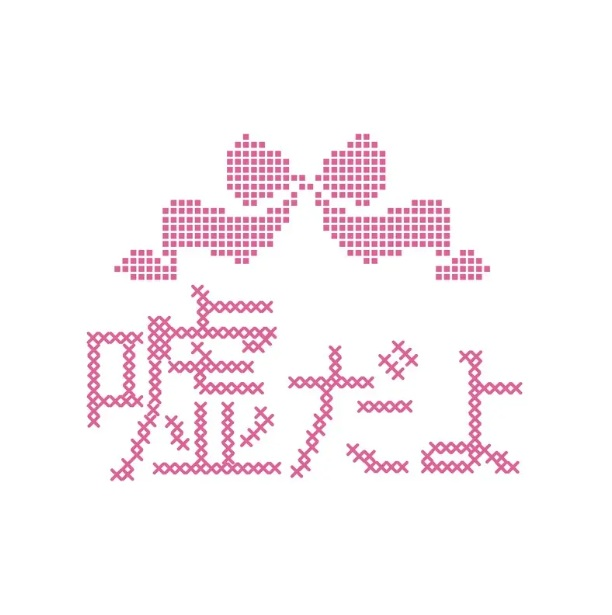
#> input picture assets/img/cd-01.jpg, 612 x 615 px
$ python -i build_images.py   (imports and definitions only)
#> lines starting #> are read from the running program, lines starting #| are printed output that depends on the picture
"""SugarNote グッズ画像の書き出し（共通ヘルパー）。

レシピは別ファイル:
    tools/run_build.py         2026-08「グッズまとめ」（初回。アー写・顔写真もここで作る）
    tools/run_build_online.py  2026-09「オンライン商品写真」（現行の商品画像・ブロマイド掲載画像）

使い方:
    GOODS_SRC=/path/to/素材フォルダ python3 tools/run_build_online.py out
    cp out/*.webp assets/img/goods/

入力: 透過PNG の商品画像 / JPEG の写真
出力: 保存形式は出力ファイル名の拡張子で決まる（.webp / .jpg）。
      商品画像は 1:1 — サイトの .goods-img / .pd-media が aspect-ratio:1 + cover のため。
      例外は group-* / member-*（トップの群像・円形の顔写真）。

提供ZIPのファイル名は Shift-JIS のことがあるため、展開は `ditto -x -k`（macOS）か cp932 で decode する。
"""
from PIL import Image, ImageChops, ImageDraw, ImageFilter, ImageFont, ImageOps
import os, sys

# 素材フォルダ（提供ZIPを展開したパス）。環境変数 GOODS_SRC で差し替え可
SRC = os.environ.get("GOODS_SRC", os.path.join(os.path.dirname(os.path.abspath(__file__)), "src", "グッズまとめ"))
OUT = sys.argv[1] if len(sys.argv) > 1 else "out"
# [1 line not run here, left out]

SIZE = 1080          # 書き出し正方形サイズ
QUALITY = 88

# 背景: ごく淡い縦グラデ + 中央の白いグロー。
# 白基調のアクリル（里莉穂＝White担当）が白背景で消えないよう、下端はしっかり色を残す。
BG_TOP = (255, 253, 254)
BG_BOTTOM = (243, 231, 237)
GLOW_ALPHA = 210


def make_bg(size, top=BG_TOP, bottom=BG_BOTTOM, glow=GLOW_ALPHA):
    base = Image.new("RGB", (size, size))
    d = ImageDraw.Draw(base)
    for y in range(size):
        t = y / (size - 1)
        d.line([(0, y), (size, y)], fill=tuple(round(top[i] + (bottom[i] - top[i]) * t) for i in range(3)))
    # 中央やや上に白いグロー（被写体を浮かせる）
    g = Image.new("L", (size, size), 0)
    gd = ImageDraw.Draw(g)
    r = int(size * 0.40)
    cx, cy = size // 2, int(size * 0.46)
    gd.ellipse([cx - r, cy - r, cx + r, cy + r], fill=glow)
    g = g.filter(ImageFilter.GaussianBlur(size * 0.16))
    base.paste(Image.new("RGB", (size, size), (255, 255, 255)), (0, 0), g)
    return base


def trim(im):
    """透過PNG を中身の外接矩形で切り出す。"""
    im = im.convert("RGBA")
    box = im.split()[-1].getbbox()
    return im.crop(box) if box else im


# [18 lines left out: function cutout_white, not called in this run]


def contact_shadow(canvas, x0, y0, w, h):
    """接地影。アクスタ・Tシャツを板に置いたように見せる。"""
    s = Image.new("L", canvas.size, 0)
    sd = ImageDraw.Draw(s)
    ew, eh = int(w * 0.62), max(10, int(h * 0.045))
    cx, cy = x0 + w // 2, y0 + h - int(eh * 0.35)
    sd.ellipse([cx - ew // 2, cy - eh // 2, cx + ew // 2, cy + eh // 2], fill=70)
    s = s.filter(ImageFilter.GaussianBlur(canvas.size[0] * 0.022))
    canvas.paste(Image.new("RGB", canvas.size, (150, 115, 130)), (0, 0), s)


def place(src_png, out_name, fill=0.80, center_y=0.50, shadow=True, size=SIZE, bg=None):
    """透過PNG を正方形キャンバスに配置して JPEG 書き出し。"""
#> called with src_png = '../assets/img/cd-01.jpg', out_name = 'out.png', fill = 0.8, center_y = 0.5, shadow = True, size = 1080
    art = trim(src_png if isinstance(src_png, Image.Image) else Image.open(src_png))
#> in trim, `box = im.split()[-1].getbbox()`: box = (0, 0, 612, 615)
    canvas = bg.copy() if bg else make_bg(size)
#> in make_bg, `base = Image.new("RGB", (size, size))`: base: PIL image 1080x1080 RGB; every value is 0
#> in make_bg, `g = Image.new("L", (size, size), 0)`: g: PIL image 1080x1080 L; every value is 0
#> in make_bg, `g = g.filter(ImageFilter.GaussianBlur(size * 0.16))`:
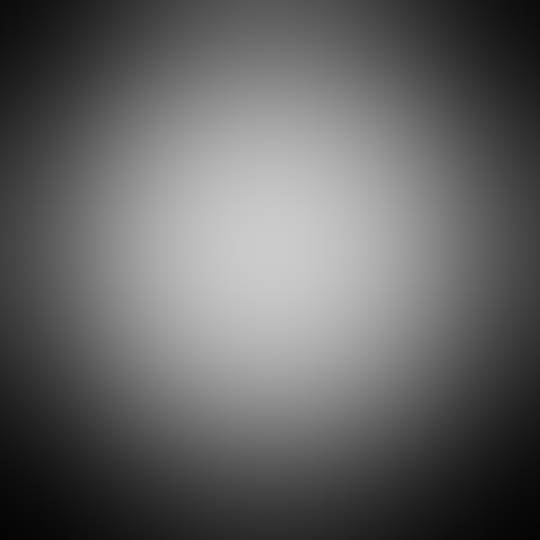
#> g: PIL image 1080x1080 L (shown at 1/2 size); min 4, max 203, mean 99.3
#> in make_bg, `base.paste(Image.new("RGB", (size, size), (255, 255, 255)), (0, 0), g)`:
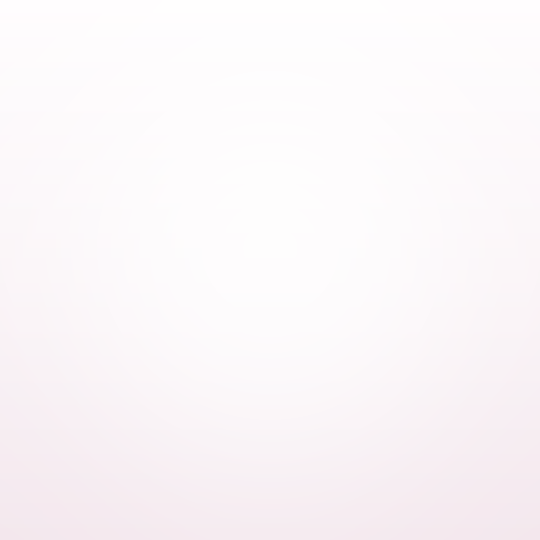
#> base: PIL image 1080x1080 RGB (shown at 1/2 size); mean R, G, B 251.2, 246.8, 249
    limit = size * fill
    scale = min(limit / art.width, limit / art.height)
#> scale = 1.4
    w, h = max(1, round(art.width * scale)), max(1, round(art.height * scale))
#> w = 860; h = 864
    art = art.resize((w, h), Image.LANCZOS)
    x0, y0 = (size - w) // 2, round(size * center_y - h / 2)
#> x0 = 110; y0 = 108
    if shadow:
        contact_shadow(canvas, x0, y0, w, h)
#> in contact_shadow, `s = s.filter(ImageFilter.GaussianBlur(canvas.size[0] * 0.022))`:
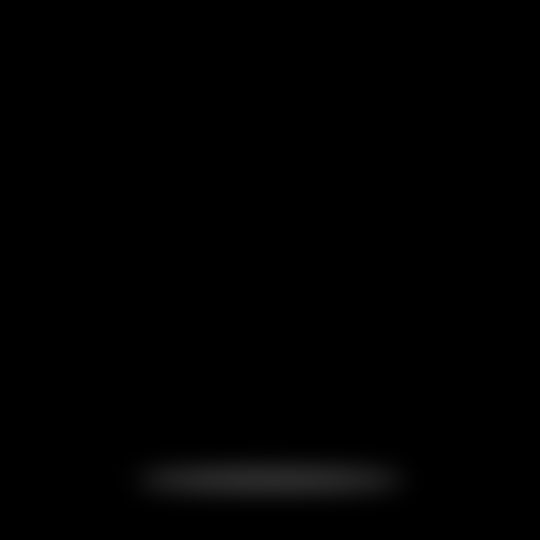
#> s: PIL image 1080x1080 L (shown at 1/2 size); min 0, max 40, mean 1
    canvas.paste(art, (x0, y0), art)
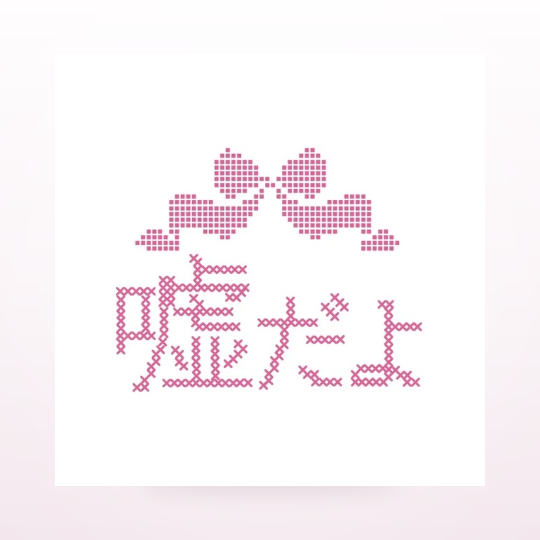
#> canvas: PIL image 1080x1080 RGB (shown at 1/2 size); mean R, G, B 250.4, 243.8, 247
    save(canvas, out_name)
#| out.png                      1080x1080  67KB


# [41 lines left out: functions grid, photo_square, photo_crop, not called in this run]


def save(im, name, quality=QUALITY):
    """出力形式は拡張子で決まる。.webp は method=6（最遅・最小）で書き出す。"""
    p = os.path.join(OUT, name)
    os.makedirs(os.path.dirname(p), exist_ok=True) if os.path.dirname(p) else None
    im = im.convert("RGB")
    if name.lower().endswith(".webp"):
        im.save(p, "WEBP", quality=quality, method=6)
    else:
        im.save(p, "JPEG", quality=quality, optimize=True, progressive=True, subsampling=1)
    print(f"{name:28s} {im.size[0]}x{im.size[1]}  {os.path.getsize(p)//1024}KB")


# ---- SAMPLE 透かし ----
# 提供素材のうち「まとめ画像」には先方が SAMPLE を入れているが、ブロマイド1枚ずつのJPEGは素のまま。
# 商品そのもの（＝絵柄）を透かし無しの高解像度で載せると買わずに複製できてしまうため、
# 掲載用に同じ体裁の透かしを重ねる。
WM_FONT = "/System/Library/Fonts/Supplemental/Arial Bold.ttf"


# [40 lines left out: functions watermark_sample, photo_fit, not called in this run]

>>> result = place('../assets/img/cd-01.jpg', 'out.png')
